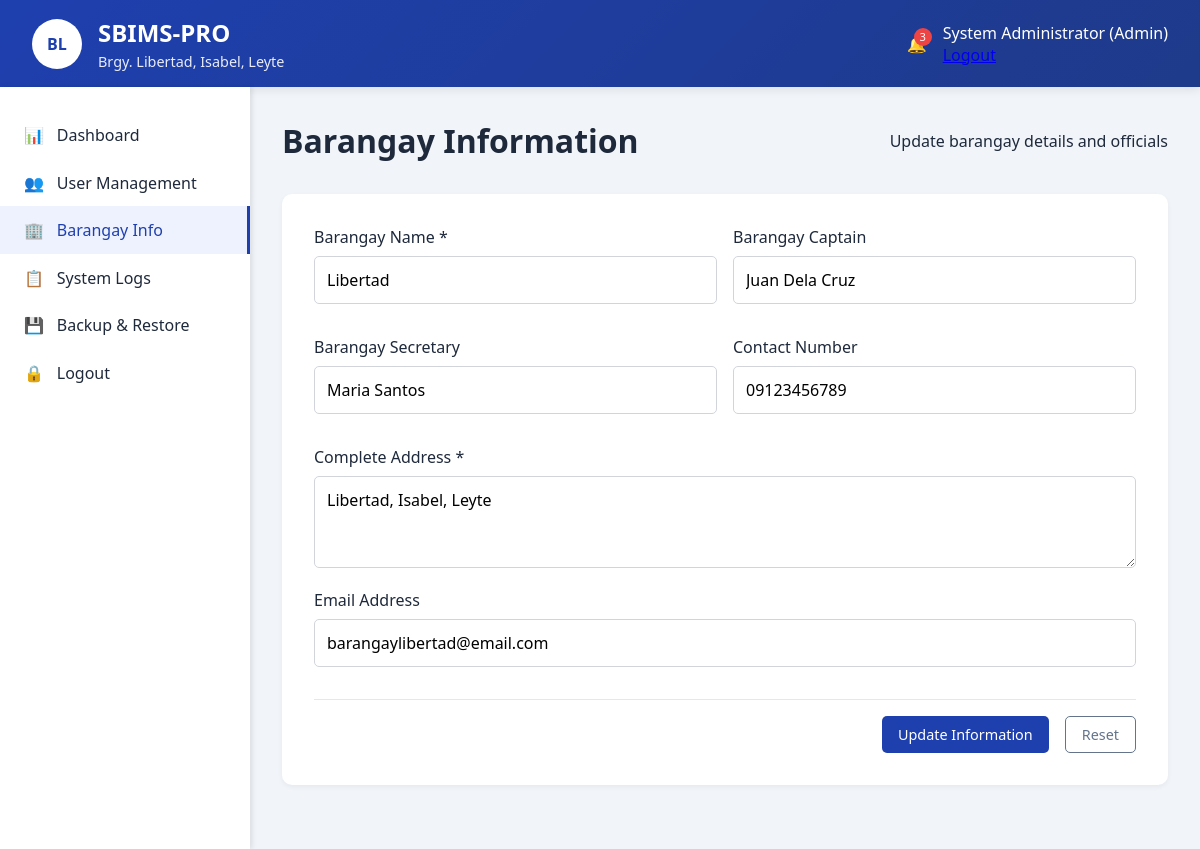
/admin/barangay_info.php (signed in), run on the app's committed database.
### tables this page shows
CREATE TABLE `barangay_info` (
  `id` int(11) NOT NULL,
  `barangay_name` varchar(100) NOT NULL,
  `barangay_captain` varchar(100) DEFAULT NULL,
  `barangay_secretary` varchar(100) DEFAULT NULL,
  `address` text DEFAULT NULL,
  `contact_number` varchar(15) DEFAULT NULL,
  `email` varchar(100) DEFAULT NULL,
  `logo_path` varchar(255) DEFAULT NULL,
  `updated_at` timestamp NOT NULL DEFAULT current_timestamp() ON UPDATE current_timestamp()
);

### admin/barangay_info.php (the view, shortened to what this page needs)
<?php
$database = new Database();
$db = $database->getConnection();
$query = "SELECT * FROM barangay_info LIMIT 1";
$stmt = $db->prepare($query);
$stmt->execute();
$barangay_info = $stmt->fetch(PDO::FETCH_ASSOC);
?>
<?php include '../includes/header.php'; ?>
<?php include '../includes/topbar.php'; ?>
<div class="main-container">
    <?php include '../includes/sidebar.php'; ?>
    <main class="content">
        <div class="page-header">
            <h1>Barangay Information</h1>
            <p>Update barangay details and officials</p>
        </div>
        <div class="form-container">
            <form method="POST">
                <div class="form-row">
                    <div class="form-group">
                        <label for="barangay_name">Barangay Name *</label>
                        <input type="text" id="barangay_name" name="barangay_name" value="<?php echo htmlspecialchars($barangay_info['barangay_name']); ?>" required>
                    </div>
                    <div class="form-group">
                        <label for="barangay_captain">Barangay Captain</label>
                        <input type="text" id="barangay_captain" name="barangay_captain" value="<?php echo htmlspecialchars($barangay_info['barangay_captain']); ?>">
                    </div>
                </div>
                <div class="form-row">
                    <div class="form-group">
                        <label for="barangay_secretary">Barangay Secretary</label>
                        <input type="text" id="barangay_secretary" name="barangay_secretary" value="<?php echo htmlspecialchars($barangay_info['barangay_secretary']); ?>">
                    </div>
                    <div class="form-group">
                        <label for="contact_number">Contact Number</label>
                        <input type="text" id="contact_number" name="contact_number" value="<?php echo htmlspecialchars($barangay_info['contact_number']); ?>">
                    </div>
                </div>
                <div class="form-group">
                    <label for="address">Complete Address *</label>
                    <textarea id="address" name="address" rows="3" required><?php echo htmlspecialchars($barangay_info['address']); ?></textarea>
                </div>
                <div class="form-group">
                    <label for="email">Email Address</label>
                    <input type="email" id="email" name="email" value="<?php echo htmlspecialchars($barangay_info['email']); ?>">
                </div>
                <div class="form-actions">
                    <button type="submit" class="btn btn-primary">Update Information</button>
                    <button type="reset" class="btn btn-outline">Reset</button>
                </div>
            </form>
        </div>
    </main>
</div>
<?php include '../includes/footer.php'; ?>

### assets/css/main.css (style rules this page uses)
:root { --primary: #1e40af; --primary-dark: #1e3a8a; --secondary: #64748b; --success: #10b981; --warning: #f59e0b; --danger: #ef4444; --light: #f8fafc; --dark: #1e293b; }
* { margin: 0; padding: 0; box-sizing: border-box; font-family: 'Segoe UI', Tahoma, Geneva, Verdana, sans-serif; }
body { background-color: #f1f5f9; color: var(--dark); }
.main-container { display: flex; min-height: calc(100vh - 80px); }
.content { flex: 1; padding: 2rem; }
.page-header { display: flex; justify-content: space-between; align-items: center; margin-bottom: 2rem; }
.btn { padding: 0.5rem 1rem; border: none; border-radius: 5px; cursor: pointer; font-weight: 500; display: flex; align-items: center; gap: 0.5rem; transition: all 0.3s; text-decoration: none; font-size: 0.9rem; }
.btn-primary { background: var(--primary); color: white; }
.btn-outline { background: transparent; border: 1px solid var(--secondary); color: var(--secondary); }

### assets/css/dashboard.css (style rules this page uses)
.form-container { background: white; border-radius: 10px; padding: 2rem; box-shadow: 0 2px 5px rgba(0,0,0,0.05); margin-bottom: 2rem; }
.form-row { display: grid; grid-template-columns: repeat(auto-fit, minmax(250px, 1fr)); gap: 1rem; margin-bottom: 1rem; }
.form-group { margin-bottom: 1rem; }
.form-group label { display: block; margin-bottom: 0.5rem; font-weight: 500; color: var(--dark); }
.form-group input, .form-group select, .form-group textarea { width: 100%; padding: 0.75rem; border: 1px solid #d1d5db; border-radius: 5px; font-size: 1rem; transition: border-color 0.3s; }
.form-actions { display: flex; gap: 1rem; justify-content: flex-end; margin-top: 2rem; padding-top: 1rem; border-top: 1px solid #e2e8f0; }

### data on the page
barangay_info: barangay_name "Libertad", barangay_captain "Juan Dela Cruz", barangay_secretary "Maria Santos", contact_number "09123456789", address "Libertad, Isabel, Leyte", email "barangaylibertad@email.com"

### other printed values
$_SESSION['full_name'] "System Administrator"
$_SESSION['user_role'] "Admin"
